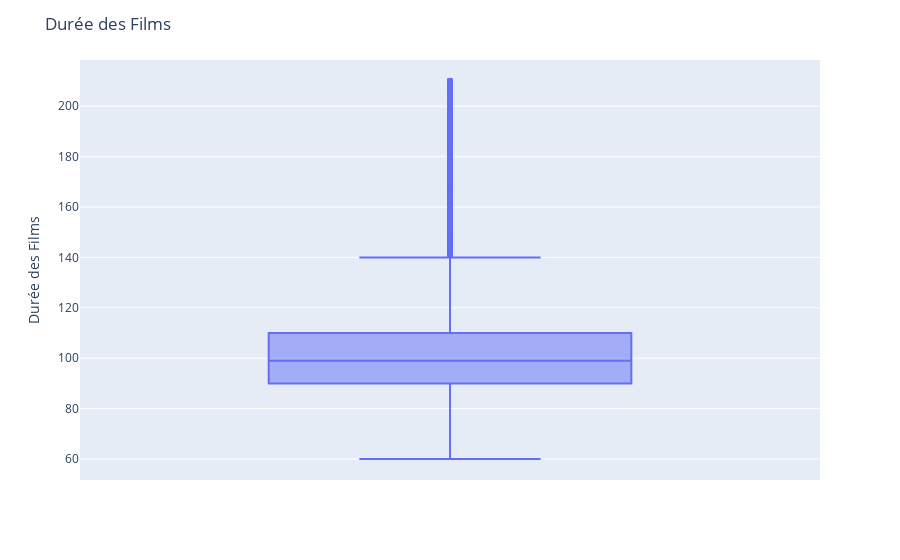

The cell this chart's notebook holds for it:
### Markdown cell above
- On constate qu'il y a beaucoup trop de films avec des durées bien trop longues ainsi que des films trop courts qui devraient être considéré plutot comme des court-métrages.
- On enlève donc les films en dessous de 60 minutes et au dessus de 210 minutes (3h30)

### Code cell
condi =(
    (df["titre_duree"] < 60) | (df["titre_duree"] > 210)
)
df = df[~condi].reset_index(drop='index')


# plt.figure(figsize=(10, 6))
# plt.boxplot(
#     df["titre_duree"],
#     patch_artist=True
# )
# plt.ylabel("Durée")
# plt.title("Durée des films en minutes")
# plt.tight_layout()
# plt.show()

boxplot(df)

### Figure 1 — Plotly figure (JSON) as saved in the notebook; plotly's stock layout.template omitted (floating-point values rounded to 4 significant figures; data arrays with more than 128 entries replaced by an {"elided": "..."} marker saying what was removed)
{"data": [{"alignmentgroup": "True", "boxpoints": "outliers", "hovertemplate": "titre_duree=%{y}<extra></extra>", "legendgroup": "", "marker": {"color": "#636efa"}, "name": "", "notched": false, "offsetgroup": "", "orientation": "v", "showlegend": false, "type": "box", "x0": " ", "xaxis": "x", "y": {"elided": "36229 int values"}, "y0": " ", "yaxis": "y"}], "layout": {"boxmode": "group", "legend": {"tracegroupgap": 0}, "margin": {"t": 60}, "showlegend": false, "title": {"text": "Durée des Films"}, "xaxis": {"anchor": "y", "domain": [0, 1]}, "yaxis": {"anchor": "x", "domain": [0, 1], "title": {"text": "Durée des Films"}}}}
